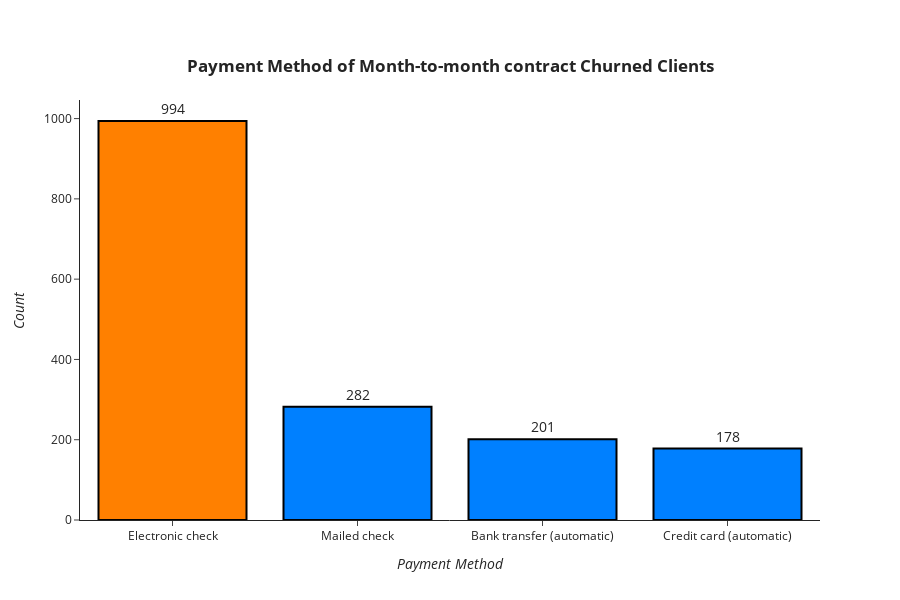

This figure's notebook cell:
### Code cell
df_aux = dataset.query('Contract == "Month-to-month" and Churn == "Yes"')
df_aux = df_aux["PaymentMethod"].value_counts()
bar_plot(
    df_aux,
    "<b>Payment Method of Month-to-month contract Churned Clients</b>",
    "<i>Payment Method</i>",
    "<i>Count</i>",
)

### Figure 1 — Plotly figure (JSON) as saved in the notebook; plotly's stock layout.template omitted (floating-point values rounded to 4 significant figures)
{"data": [{"marker": {"color": ["#ff8000", "#0080ff", "#0080ff", "#0080ff"], "line": {"color": "#000000", "width": 2}}, "text": [994.0, 282.0, 201.0, 178.0], "textfont": {"size": 14}, "textposition": "outside", "type": "bar", "x": ["Electronic check", "Mailed check", "Bank transfer (automatic)", "Credit card (automatic)"], "y": [994, 282, 201, 178]}], "layout": {"autosize": false, "height": 600, "title": {"text": "<b>Payment Method of Month-to-month contract Churned Clients</b>", "x": 0.5, "xanchor": "center", "y": 0.9, "yanchor": "top"}, "xaxis": {"title": {"text": "<i>Payment Method</i>"}}, "yaxis": {"automargin": true, "title": {"text": "<i>Count</i>"}}}}
